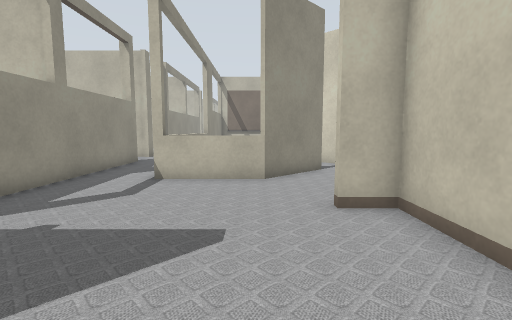
View 1 (above)

24 first-person views from a walk through a robot-simulator world made for Gazebo. The camera is 0.72 m above the floor, tilts 6° down and sees 85° across. Floor lines are 1 m apart. The floor is counted in squares, 0.5 m on a side. Each view is taken from the middle of a square. On the plan, view 1 faces up. The plan holds only what a view shows up to about 14 squares ahead; the rest is blank. The place goes on beyond the plan. Some surface patterns are stand-ins.

View 2
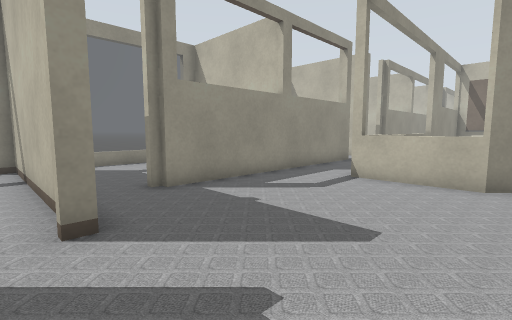

View 3
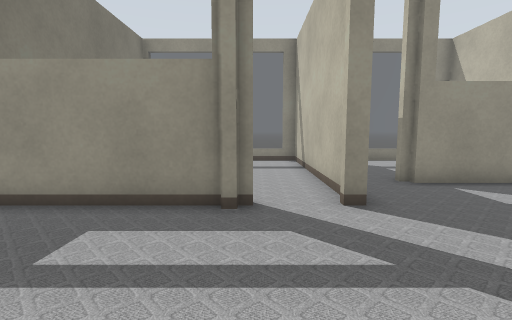

View 4
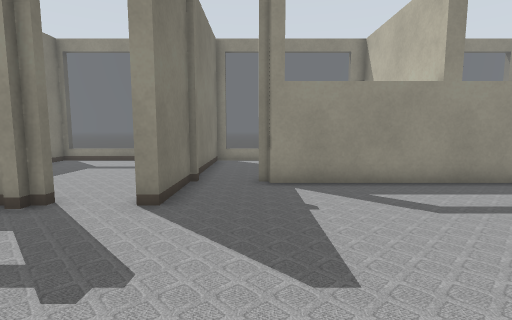

View 5
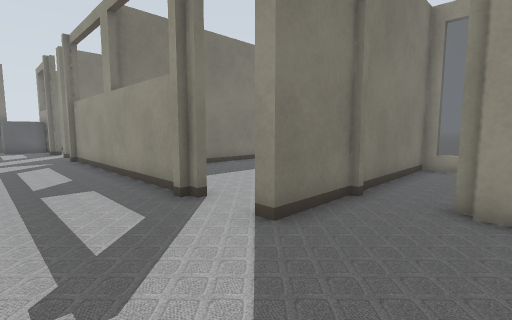

View 6
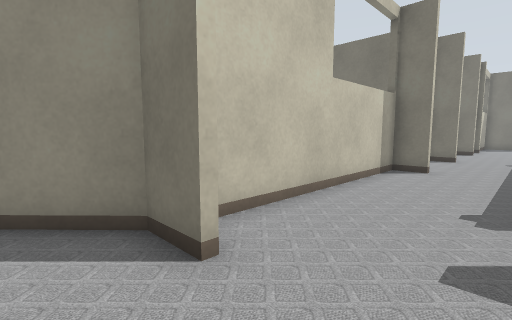

View 7
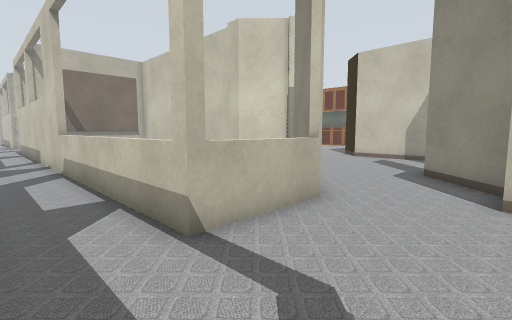

View 8
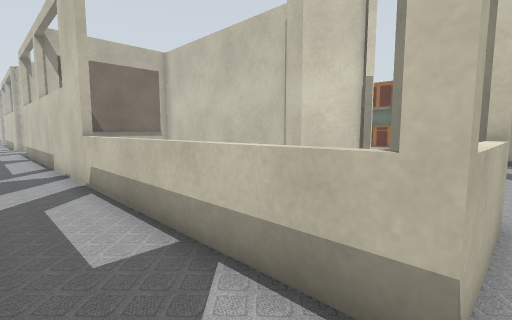

View 9
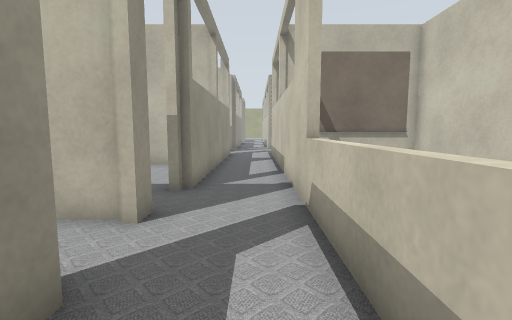

View 10
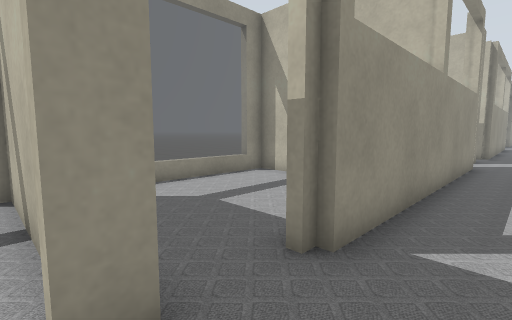

View 11
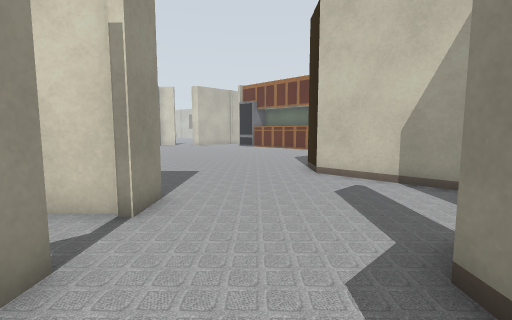

View 12
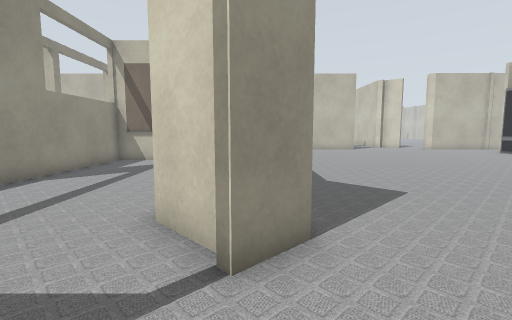

View 13
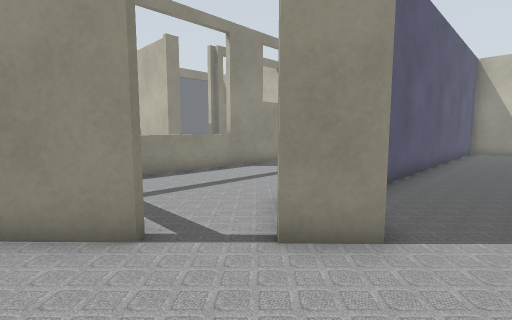

View 14
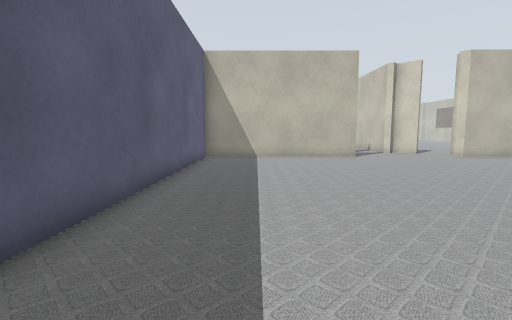

View 15
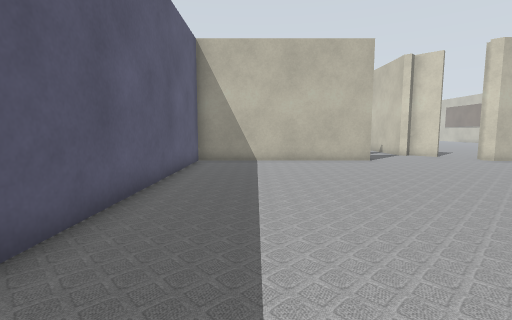

View 16
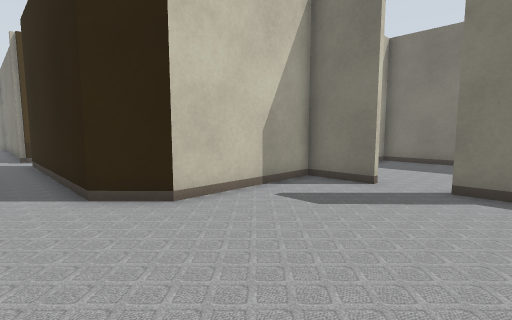

View 17
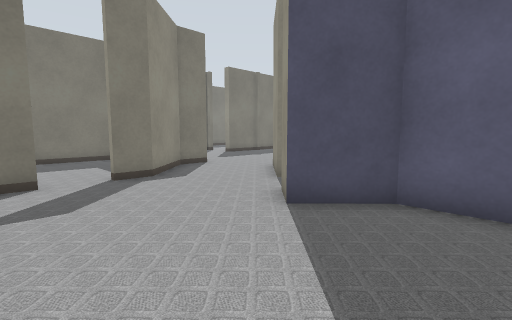

View 18
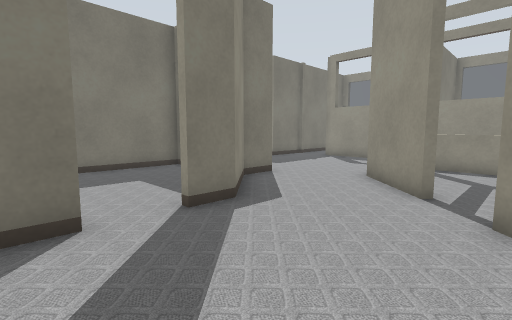

View 19
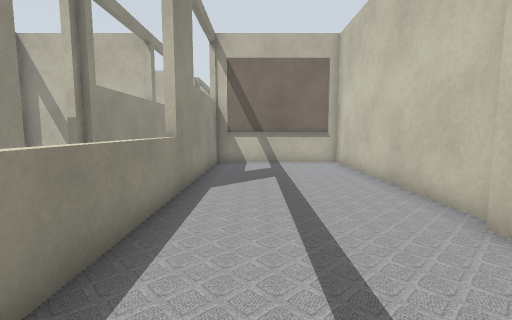

View 20
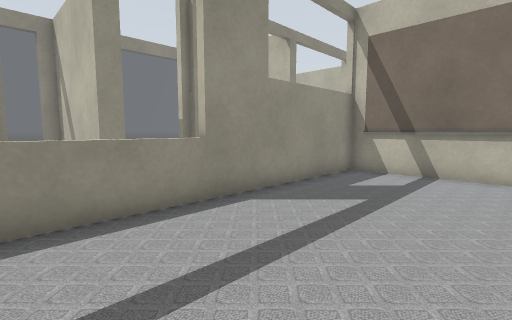

View 21
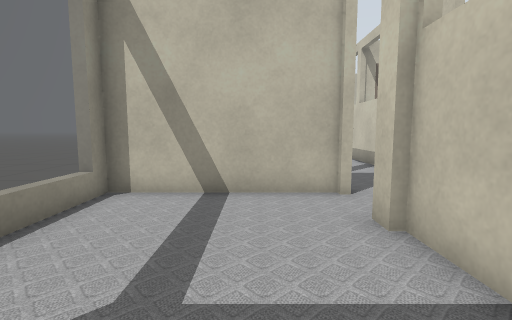

View 22
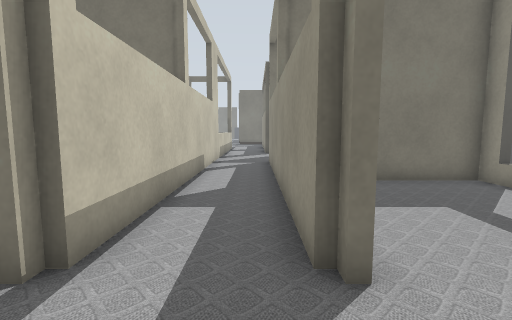

View 23
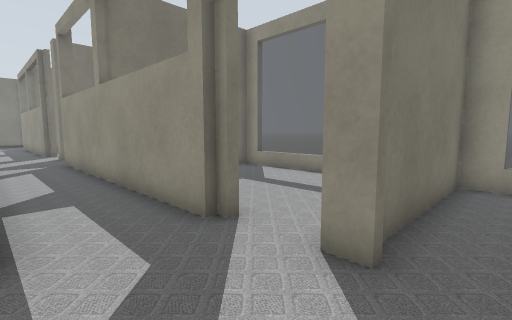

View 24
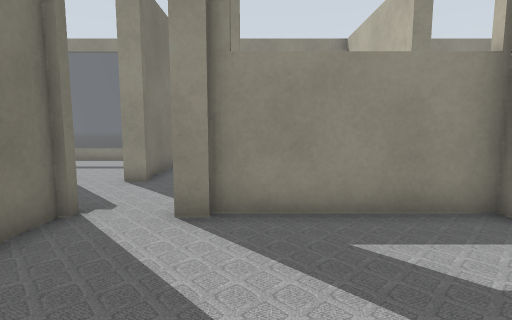

### Floor plan
Ten units are one square. View 1 is at (0, 0); x grows to the right and y downward. Boxes are objects, and circles mark ways between rooms. Rooms are numbered by the first view taken in them; rooms with no view inside come last. Other rooms are left out.
<svg viewBox="-120 -387 270 457">
<path fill="none" stroke="#000" d="M-58 -35 -58 -30M15 -53 30 -53M-30 12 -30 18M-59 -11 -33 -11 -33 -6M-33 16 -33 65M3 -83 -30 -83 -30 -165M15 37 30 37M27 38 27 -51 15 -51M-56 -132 -56 -32M-58 -159 -58 -151M27 -141 27 -227 -31 -227M38 -119 24 -133 24 -140M25 -104 3 -83M2 -85 23 -106M-28 -228 -28 -82M27 -51 44 -68M116 -304 32 -304 32 -141 47 -126 37 -116M80 -75 102 -75 102 -124 113 -135 145 -135M44 -68 51 -75 64 -75M-61 -129 -61 -135M-58 -111 -58 -130M-60 -154 -115 -154 -115 -126M-58 -310 -58 -302M-26 -332 -26 -326M-26 -307 -15 -307M-28 -382 -28 -331M-115 28 -115 63 -35 63M-41 -9 -115 -9 -115 11M-58 -180 -58 -175M-56 -282 -56 -179M-28 -281 -28 -286M-58 -286 -58 -281M-30 -165 -30 -282M29 -11 102 -11 102 -18M-115 -230 -115 -184M-55 -227 -115 -227"/>
<circle cx="20" cy="-75" r="3" fill="#2a7"/>
<circle cx="-60" cy="-140" r="3" fill="#2a7"/>
<circle cx="-40" cy="0" r="3" fill="#2a7"/>
<circle cx="-45" cy="-155" r="3" fill="#2a7"/>
<circle cx="40" cy="-95" r="3" fill="#2a7"/>
<circle cx="75" cy="-70" r="3" fill="#2a7"/>
<circle cx="-30" cy="-320" r="3" fill="#2a7"/>
<circle cx="-45" cy="-305" r="3" fill="#2a7"/>
<circle cx="-60" cy="-170" r="3" fill="#2a7"/>
<text x="-20" y="-30">1</text>
<text x="0" y="-150">2</text>
<text x="90" y="-200">3</text>
<text x="-90" y="-120">4</text>
<text x="-40" y="-310">5</text>
<text x="0" y="-340">6</text>
<text x="-80" y="20">7</text>
<text x="-50" y="-230">8</text>
<text x="70" y="-40">9</text>
<text x="-90" y="-200">10</text>
</svg>
Room 1 opens to room 2. Room 1 opens to room 4. Room 1 opens to room 7. Room 1 opens to room 8. Room 2 opens to room 3. Room 3 opens to room 9. Room 5 opens to room 6. Room 5 opens to room 8. Room 8 opens to room 10.

Where each view was taken, in squares from view 1:
view 1: 0 up, 0 right, facing up
view 2: 0 up, 1 right, facing up-left
view 3: 1 down, 2 right, facing left
view 4: 3 up, 2 right, facing left
view 5: 4 up, 0 right, facing down-left
view 6: 7 up, 1 left, facing down-right
view 7: 5 up, 5 left, facing up-right
view 8: 8 up, 5 left, facing up-right
view 9: 11 up, 4 left, facing up
view 10: 15 up, 4 left, facing up-left
view 11: 7 up, 2 right, facing up-right
view 12: 9 up, 4 right, facing up
view 13: 9 up, 6 right, facing up-left
view 14: 15 up, 6 right, facing up
view 15: 17 up, 6 right, facing up
view 16: 15 up, 5 right, facing down-right
view 17: 16 up, 9 right, facing down-left
view 18: 12 up, 9 right, facing down-left
view 19: 10 up, 1 left, facing up
view 20: 13 up, 2 right, facing up-left
view 21: 9 up, 8 left, facing up
view 22: 31 up, 5 left, facing down
view 23: 32 up, 3 left, facing down-left
view 24: 34 up, 2 right, facing left
